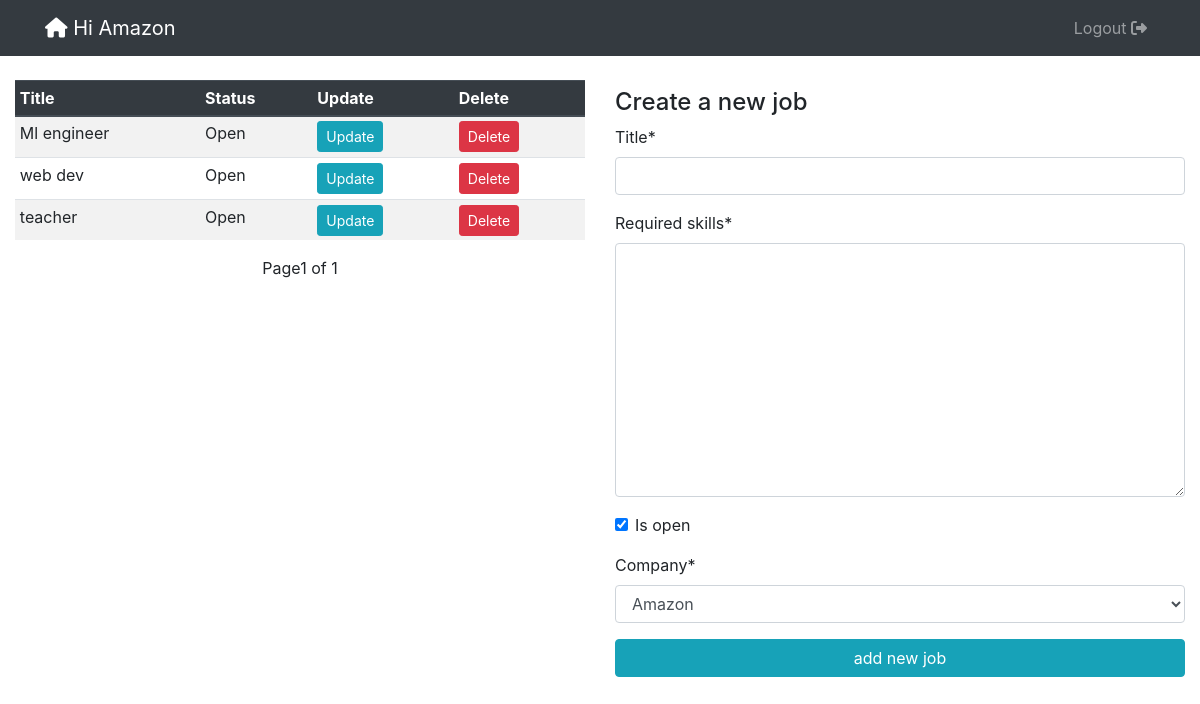
The app's page /companies/1/ (signed in), older data.
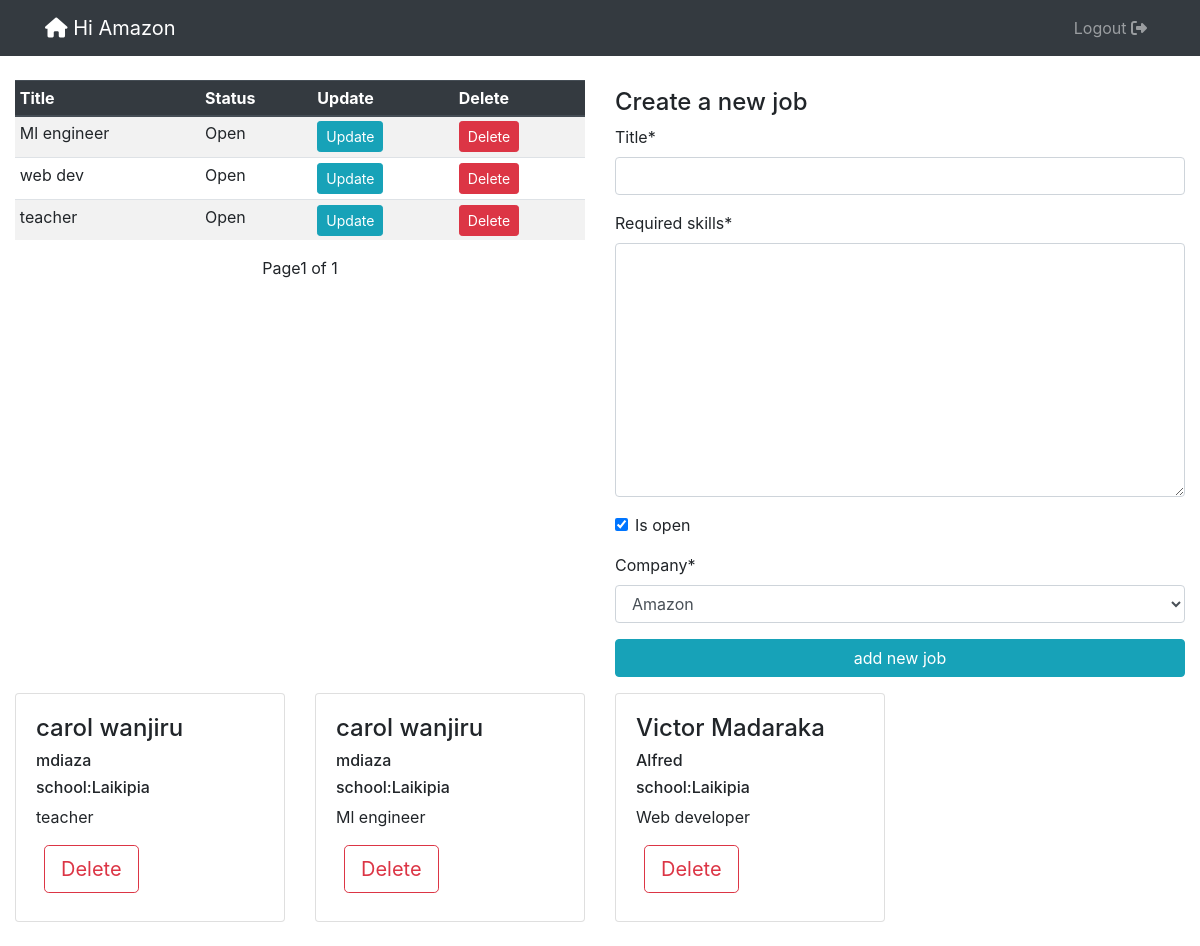
The same page, newer data.
### openings/models.py (models this page shows, shortened)
class User(AbstractUser):
    is_student = models.BooleanField(default=False)
    is_company = models.BooleanField(default=False)
    is_school = models.BooleanField(default=False)
    first_name = models.CharField(max_length=100)
    last_name = models.CharField(max_length=100)
    official_name = models.CharField(max_length=100, null=True, default="school")
    email = models.CharField(max_length=100, null=True)

class Jobs(models.Model):
    title = models.CharField(max_length=1000)
    required_skills = RichTextField()
    is_open = models.BooleanField(default=True)
    company = models.ForeignKey(Company, on_delete=models.CASCADE, default="Null",null=True)

class Application(models.Model):
    job = models.ForeignKey(Jobs, on_delete=models.CASCADE)
    company = models.ForeignKey(Company, on_delete=models.CASCADE, null=True)
    student = models.ForeignKey(Student, on_delete=models.CASCADE)

class Student(models.Model):
    user = models.OneToOneField(User, on_delete=models.CASCADE)
    school = models.ForeignKey(School, on_delete=models.SET_NULL, null=True)
    course = models.CharField(max_length=100, null=True )

class School(models.Model):
    user = models.OneToOneField(User, on_delete=models.CASCADE)
    reg_no = models.CharField(max_length=100, null=True)
    def __str__(self):
        return self.user.username

### openings/views.py (the view, shortened to what this page needs)
# urls.py: path('companies/<str:id>/',  company, name="company"),
@login_required
def company(request, id):
    company = Company.objects.filter(id=request.user.company.id).first()
    job = Jobs.objects.filter(company=company).order_by('-id')
    applications = Application.objects.filter(company_id=request.user.company.id).order_by('-id')
    page = request.GET.get('page', 1)
    paginator = Paginator(job, 15)
    try:
        jobs = paginator.page(page)
    except PageNotAnInteger:
        jobs = paginator.page(1)
    except EmptyPage:
        jobs = paginator.page(paginator.num_pages)
    form = JobForm()
    context = {
        'jobs':jobs,
        'company':company,
        'form':form,
        'applications':applications
    }
    return render(request, 'company.html', context)

### openings/forms.py
class JobForm(ModelForm):
    class Meta:
        model = Jobs
        fields = '__all__'

### openings/models.py (called while the page is built)
    def __str__(self):
        return self.user.username

### templates/company.html (shortened to what this page needs)
{% extends 'base.html' %}
{% load crispy_forms_tags %}
{% block content %}
<header class="site-header">
  <nav class="navbar navbar-expand-md navbar-dark bg-dark ">
    <div class="container">
      <a class="navbar-brand mr-4" href=""><i class="fas fa-home"></i> Hi {{user.username}}</a>
      <div class="collapse navbar-collapse" id="navbarToggle">
        <div class="navbar-nav">
            <a class="nav-item nav-link" href="{% url 'logout' %}">Logout <i class="fas fa-sign-out-alt"></i> </a>
        </div>
      </div>
    </div>
  </nav>
</header>
<div class="container-fluid mt-4 mb-4">
    <div class="row">
        <div class="col-md-6">
            <div class="table-responsive">
                <table class="table table-sm table-striped table-hover">
                  <thead class=" thead-dark">
                    <tr>
                      <th scope="col">Title</th>
                      <th scope="col">Status
                      </th>
                      <th scope="col">Update</th>
                      <th scope="col">Delete</th>
                    </tr>
                  </thead>
                  <tbody>
                    {% for job in jobs %}
                      <tr>
                          <td>{{job.title}}</td>
                          {% if job.is_open == True %}
                            <td>Open</td>
                          {% else %}
                           <td>Closed</td>
                          {% endif %}
                          <td><a class="btn btn-info btn-sm" href="{% url 'update_job' job.id %}">Update</a></td>
                          <td><a class="btn btn-danger btn-sm" href="{% url 'delete_job' job.id %}">Delete</a></td>
                          </tr>
                    {% endfor %}
                  </tbody>
                  </table>
                </div>
                    <div class="pagination align-items-center justify-content-center">
                      <span class="step-links">
                          <span class="current">
                               Page{{ jobs.number }} of {{ jobs.paginator.num_pages }}
                          </span>
                      </span>
                  </div>
        </div>
        <div class="col-md-6 mt-2 mb-2">
            <h4>Create a new job</h4>
            <form action="" method="post">
                {{ form|crispy}}
                <input class="btn btn-info btn-block" type="submit" value="add new job">
            </form>
        </div>
    </div>
    <div class="row">
      {% for application in applications %}
      <div class="col-md-3 mt-2 mt-2">
        <div class="card">
          <div class="card-body">
            <h4 class="card-text">{{application.student.user.first_name}} {{application.student.user.last_name}}</h4>
            <h6 class="card-text">{{application.student.user.username}}</h6>
            <h6 class="card-text">school:{{application.student.school}}</h6>
            <p class="card-text">{{application.job.title}}</p>
            <div>
              <a class="btn btn-outline-danger btn-lg ml-2 mb-2" href="{% url 'delete_application' application.id %}">Delete</a>
            </div>
          </div>
        </div>
      </div>
      {% endfor %}
    </div>
</div>
{% endblock %}

### templates/base.html (shortened to what this page needs)
<!DOCTYPE html>
<html lang="en">
<head>
    <link rel="stylesheet" href="https://stackpath.bootstrapcdn.com/bootstrap/4.4.1/css/bootstrap.min.css"
>
    <link rel="stylesheet" href="https://stackpath.bootstrapcdn.com/font-awesome/4.7.0/css/font-awesome.min.css">
    <link rel="stylesheet" href="https://use.fontawesome.com/releases/v5.6.1/css/all.css">
</head>
<body>
    {% block content %}
    {% endblock %}
    </body>
    </html>

Row changes from the older to the newer data that the page shows:
added Application: student.user.first_name "carol", student.user.last_name "wanjiru", student.user.username "mdiaza", student.school "Laikipia", job "teacher"
added Application: student.user.first_name "carol", student.user.last_name "wanjiru", student.user.username "mdiaza", student.school "Laikipia", job "Ml engineer"
added Application: student.user.first_name "Victor", student.user.last_name "Madaraka", student.user.username "Alfred", student.school "Laikipia", job "Web developer"
